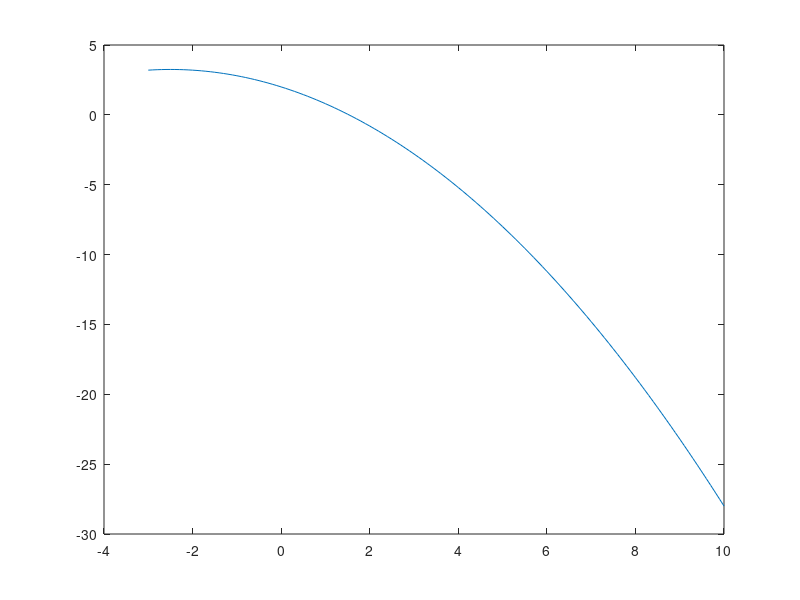
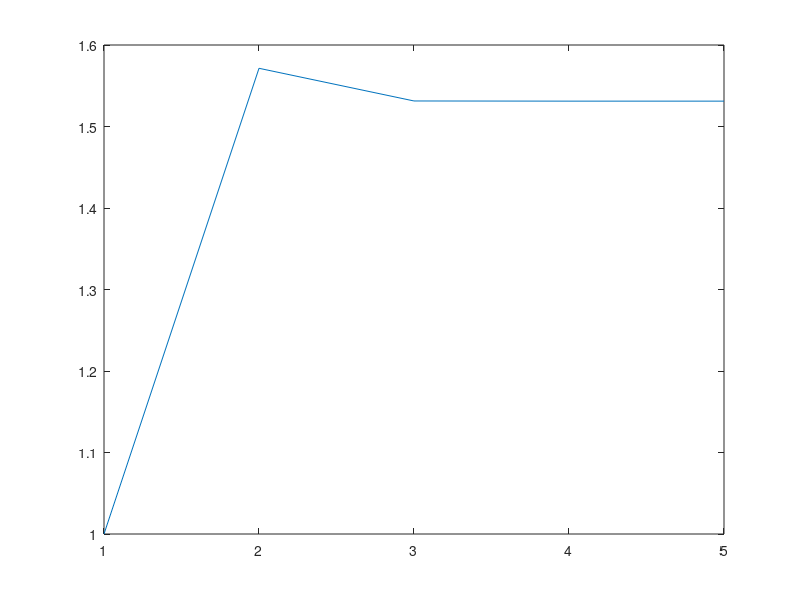
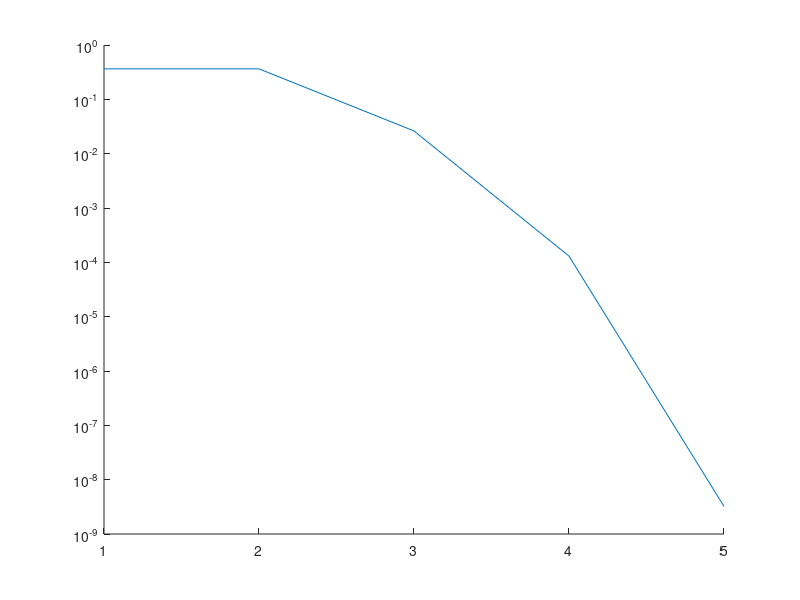

Recreate these plots in MATLAB, in order.
x=-3:.1:10;

f = @(x) -x.^2 /5 -x+2;
f1 = @(x) -2*x /5-1;

plot(x,f(x))


error = @(x_old,x_new) abs( (x_new-x_old) / (x_new)) ;


%%
r =1;

r(2) =r - f(r)/f1(r);

iter = 2;

e =error(r(end-1),r(end));
e(2) = e(1);
tol = 1e-5;
while e(end) >tol
    r(iter+1) = r(iter) - f(r(iter))/f1(r(iter));
    e(iter+1) = error(r(end-1),r(end));
    iter = iter+1;
end




% 
% hold on
% plot(x,f(x))
% plot(r,f(r),'*')


figure()
plot(r)


figure()
hold on
plot(e)
set(gca, 'YScale', 'log')
